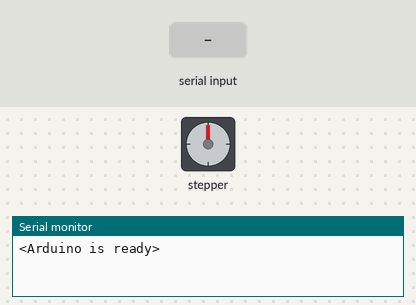
A sketch run on a simulated Arduino Uno, built with avr-gcc and run on an emulated ATmega328P. On the bench: stepper motor, the last lines printed to the serial monitor. The inputs (shaded band) are chosen by the test bench. Stepper angles assume 3200 steps per turn.

Above: at 1.2 s.
1.3 s: "<a>" received over Serial
At 3.15 s:
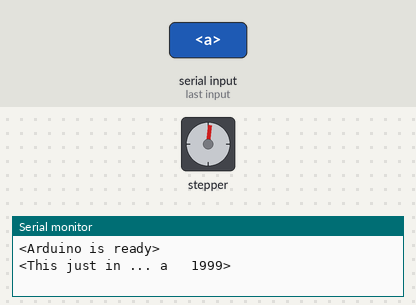
At 4.8 s:
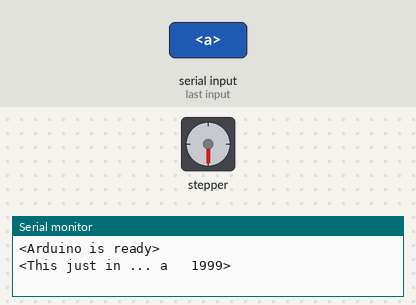
Timing chart, 0 to 59.8 s (numbered marks = the images above; inputs shaded):
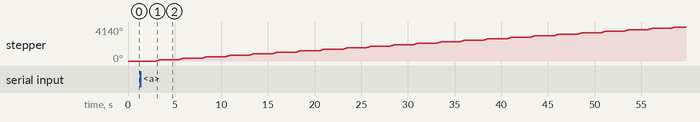

The sketch:

SerialComNew.ino
```cpp
// This is very similar to Example 3 - Receive with start- and end-markers
//    in Serial Input Basics   http://forum.arduino.cc/index.php?topic=396450.0


//motorsetup
#include <Arduino.h>
#include "A4988.h"

// using a 200-step motor (most common)
#define MOTOR_STEPS 200
#define RPM 60

// configure the pins connected
#define DIR 8
#define STEP 9
#define MS1 10
#define MS2 11
#define MS3 12
A4988 stepper(MOTOR_STEPS, DIR, STEP, MS1, MS2, MS3);

const byte numChars = 64;
char receivedChars[numChars];

boolean newData = false;

//byte ledPin = 13;   // the onboard LED

//===============

void setup() {
    Serial.begin(115200);
    stepper.begin(RPM);
//    pinMode(ledPin, OUTPUT);
//    digitalWrite(ledPin, HIGH);
//    delay(200);
//    digitalWrite(ledPin, LOW);
//    delay(200);
//    digitalWrite(ledPin, HIGH);

    Serial.println("<Arduino is ready>");

    stepper.begin(RPM);
}

//===============

void loop() {
    stepper.setMicrostep(16);   // Set microstep mode to 1:16
    recvWithStartEndMarkers();
    replyToPython();
    delay(1000);
    stepmotor();
    delay(1000);
//    stepper.rotate(+360);
//        delay(1000);

}

//===============

void recvWithStartEndMarkers() {
    static boolean recvInProgress = false;
    static byte ndx = 0;
    char startMarker = '<';
    char endMarker = '>';
    char rc;

    while (Serial.available() > 0 && newData == false) {
        rc = Serial.read();

        if (recvInProgress == true) {
            if (rc != endMarker) {
                receivedChars[ndx] = rc;
                ndx++;
                if (ndx >= numChars) {
                    ndx = numChars - 1;
                }
            }
            else {
                receivedChars[ndx] = '\0'; // terminate the string
                recvInProgress = false;
                ndx = 0;
                newData = true;
            }
        }

        else if (rc == startMarker) {
            recvInProgress = true;
        }
    }
}

//===============

void replyToPython() {
    if (newData == true) {
        Serial.print("<This just in ... ");
        Serial.print(receivedChars);
        Serial.print("   ");
        Serial.print(millis());
        Serial.print('>');
            // change the state of the LED everytime a reply is sent
//        digitalWrite(ledPin, ! digitalRead(ledPin));
        newData = false;
    }
}

void stepmotor(){
//        stepper.rotate(+180);
      if (!strcmp(receivedChars, "a")){
      //move stepper 360 degrees
//      printf("this should work");
      stepper.rotate(+180);
//        Serial.print("<Stepper moved! ");
//        Serial.print(receivedChars);
//        Serial.print("   ");
//        Serial.print(millis());
//        Serial.print('>');
      }
}
//===============
```

Measured:
- after the input at 1.3 s, stepper: turns 180° clockwise in 0.49 s, repeating every 2.5 s
